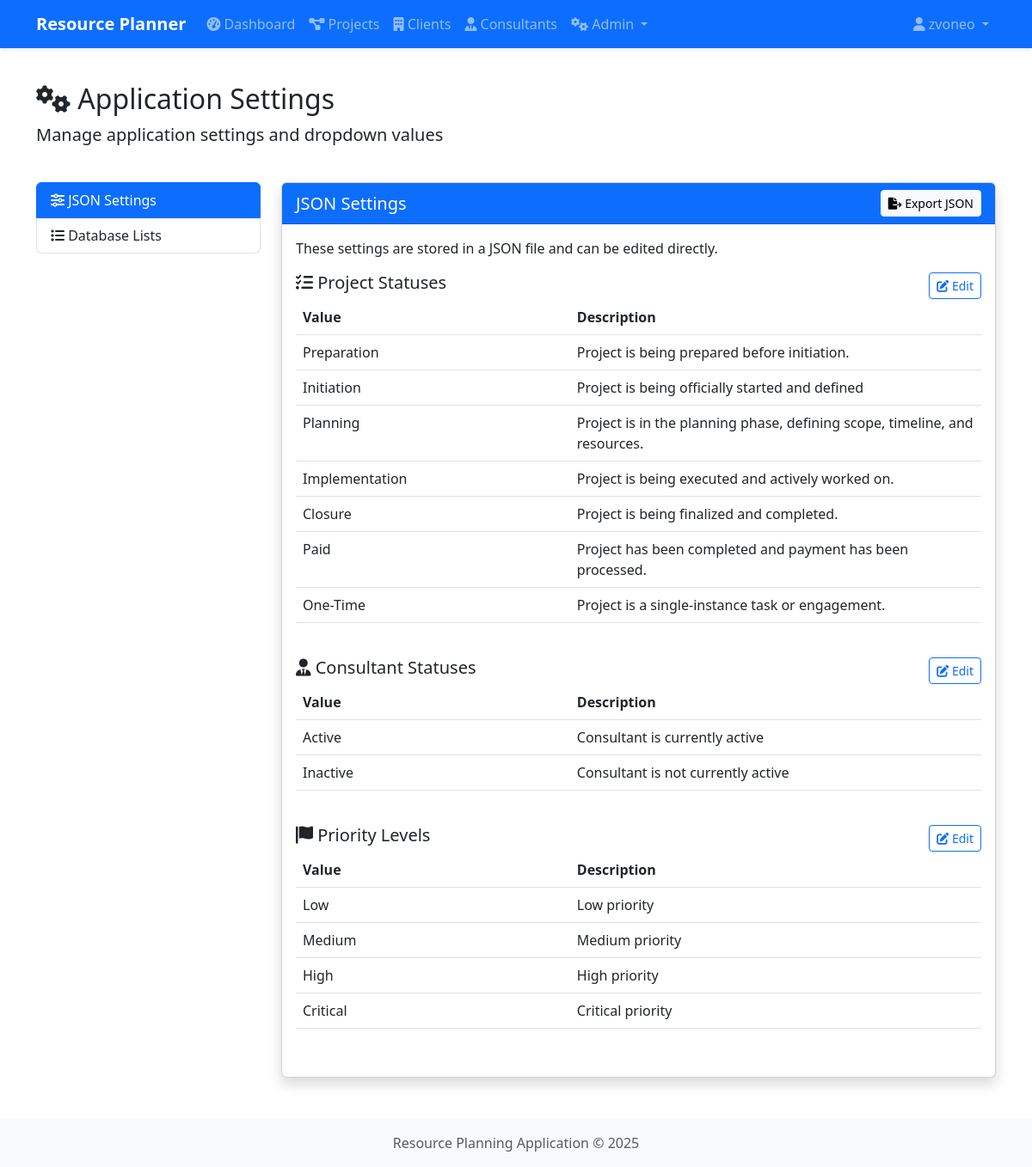
/admin/settings (signed in), run on the app's committed database.
### app/models.py (models this page shows, shortened)
class User(db.Model, UserMixin):
    __tablename__ = 'users'
    id = db.Column(db.Integer, primary_key=True)
    username = db.Column(db.String(80), unique=True, nullable=False)
    email = db.Column(db.String(120), unique=True, nullable=False)
    password_hash = db.Column(db.String(128))
    first_name = db.Column(db.String(50))
    last_name = db.Column(db.String(50))
    created_at = db.Column(db.DateTime, default=datetime.utcnow)
    is_active = db.Column(db.Boolean, default=True)
    updated_at = db.Column(db.DateTime, default=datetime.utcnow, onupdate=datetime.utcnow)
    consultants = db.relationship('Consultant', backref='user', lazy=True, cascade="all, delete-orphan")
    roles = db.relationship('Role', secondary='user_roles', backref=db.backref('users', lazy=True))

class ListItem(db.Model):
    __tablename__ = 'list_items'
    id = db.Column(db.Integer, primary_key=True)
    list_id = db.Column(db.Integer, db.ForeignKey('lists.id', ondelete='CASCADE'), nullable=False)
    value = db.Column(db.String(100), nullable=False)
    description = db.Column(db.Text)
    order = db.Column(db.Integer)
    created_at = db.Column(db.DateTime, default=datetime.utcnow)
    updated_at = db.Column(db.DateTime, default=datetime.utcnow, onupdate=datetime.utcnow)
    clients = db.relationship('Client', backref='country', lazy=True)

### app/routes/admin.py (the view)
@admin_bp.route('/settings')
@login_required
@admin_required
def settings():
    settings_data = load_settings()
    lists = List.query.all()
    return render_template('admin/settings.html',
                          settings=settings_data,
                          lists=lists)

### app/routes/admin.py (called while the page is built)
def load_settings():
    settings_file = os.path.join(os.path.dirname(os.path.dirname(__file__)), 'static', 'settings.json')
    try:
        if os.path.exists(settings_file):
            with open(settings_file, 'r') as f:
                return json.load(f)
        return {}
    except Exception as e:
        logger.error(f"Error loading settings: {e}")
        return {}

def admin_required(f):
    @wraps(f)
    def decorated_function(*args, **kwargs):
        if not current_user.is_authenticated or not (user_has_role(current_user, 'Admin') or current_user.username == 'admin'):
            flash('You do not have permission to access this page.', 'danger')
            return redirect(url_for('main.index'))
        return f(*args, **kwargs)
    return decorated_function

### app/utils.py (called while the page is built, shortened)
def user_has_role(user, role_name):
    if not user or not user.is_authenticated:
        return False
    try:
        role = Role.query.filter_by(name=role_name).first()
        if role and role in user.roles:
            return True
    except SQLAlchemyError as e:
        current_app.logger.error(f"Error checking role {role_name} for user {user.username}: {str(e)}")
        if role_name == 'Admin' and user.username == 'admin':
            return True
    return False

### app/templates/admin/settings.html (shortened to what this page needs)
{% extends 'base.html' %}
{% block content %}
<div class="row mb-4">
    <div class="col">
        <h1 class="h2">
            <i class="fas fa-cogs"></i> Application Settings
        </h1>
        <p class="lead">Manage application settings and dropdown values</p>
    </div>
</div>
<div class="row">
    <div class="col-md-3 mb-4">
        <div class="list-group">
            <a href="#json-settings" class="list-group-item list-group-item-action active" data-bs-toggle="list">
                <i class="fas fa-sliders-h"></i> JSON Settings
            </a>
            <a href="#database-lists" class="list-group-item list-group-item-action" data-bs-toggle="list">
                <i class="fas fa-list"></i> Database Lists
            </a>
        </div>
    </div>
    <div class="col-md-9">
        <div class="tab-content">
            <div class="tab-pane fade show active" id="json-settings">
                <div class="card shadow">
                    <div class="card-header bg-primary text-white d-flex justify-content-between align-items-center">
                        <h5 class="mb-0">JSON Settings</h5>
                        <button class="btn btn-sm btn-light" id="export-json-settings">
                            <i class="fas fa-file-export"></i> Export JSON
                        </button>
                    </div>
                    <div class="card-body">
                        <p>These settings are stored in a JSON file and can be edited directly.</p>
                        <div class="settings-card">
                            <h5>
                                <i class="fas fa-tasks"></i> Project Statuses
                                <button class="btn btn-sm btn-outline-primary float-end" id="edit-project-statuses">
                                    <i class="fas fa-edit"></i> Edit
                                </button>
                            </h5>
                            <div class="table-responsive settings-list">
                                <table class="table table-hover" id="project-statuses-table">
                                    <thead>
                                        <tr>
                                            <th width="40%">Value</th>
                                            <th width="60%">Description</th>
                                        </tr>
                                    </thead>
                                    <tbody>
                                        {% for status in settings.project_statuses %}
                                        <tr>
                                            <td>{{ status.value }}</td>
                                            <td>{{ status.description }}</td>
                                        </tr>
                                        {% endfor %}
                                    </tbody>
                                </table>
                            </div>
                        </div>
                        <div class="settings-card">
                            <h5>
                                <i class="fas fa-user-tie"></i> Consultant Statuses
                                <button class="btn btn-sm btn-outline-primary float-end" id="edit-consultant-statuses">
                                    <i class="fas fa-edit"></i> Edit
                                </button>
                            </h5>
                            <div class="table-responsive settings-list">
                                <table class="table table-hover" id="consultant-statuses-table">
                                    <thead>
                                        <tr>
                                            <th width="40%">Value</th>
                                            <th width="60%">Description</th>
                                        </tr>
                                    </thead>
                                    <tbody>
                                        {% for status in settings.consultant_statuses %}
                                        <tr>
                                            <td>{{ status.value }}</td>
                                            <td>{{ status.description }}</td>
                                        </tr>
                                        {% endfor %}
                                    </tbody>
                                </table>
                            </div>
                        </div>
                        <div class="settings-card">
                            <h5>
                                <i class="fas fa-flag"></i> Priority Levels
                                <button class="btn btn-sm btn-outline-primary float-end" id="edit-priority-levels">
                                    <i class="fas fa-edit"></i> Edit
                                </button>
                            </h5>
                            <div class="table-responsive settings-list">
                                <table class="table table-hover" id="priority-levels-table">
                                    <thead>
                                        <tr>
                                            <th width="40%">Value</th>
                                            <th width="60%">Description</th>
                                        </tr>
                                    </thead>
                                    <tbody>
                                        {% for level in settings.priority_levels %}
                                        <tr>
                                            <td>{{ level.value }}</td>
                                            <td>{{ level.description }}</td>
                                        </tr>
                                        {% endfor %}
                                    </tbody>
                                </table>
                            </div>
                        </div>
                    </div>
                </div>
            </div>
        </div>
    </div>
</div>
{% endblock %}

### app/templates/base.html (shortened to what this page needs)
<!DOCTYPE html>
<html lang="en">
<head>
    <link href="https://cdn.jsdelivr.net/npm/bootstrap@5.3.0-alpha1/dist/css/bootstrap.min.css" rel="stylesheet">
    <link rel="stylesheet" href="https://cdnjs.cloudflare.com/ajax/libs/font-awesome/6.0.0/css/all.min.css">
    <link rel="stylesheet" href="{{ url_for('static', filename='css/style.css') }}">
</head>
<body>
    <nav class="navbar navbar-expand-lg navbar-dark bg-primary">
        <div class="container">
            <a class="navbar-brand" href="{{ url_for('index') }}">Resource Planner</a>
            <div class="collapse navbar-collapse" id="navbarNav">
                {% if current_user.is_authenticated %}
                <ul class="navbar-nav me-auto">
                    <li class="nav-item">
                        <a class="nav-link" href="{{ url_for('admin.dashboard') }}">
                            <i class="fas fa-tachometer-alt"></i> Dashboard
                        </a>
                    </li>
                    <li class="nav-item">
                        <a class="nav-link" href="{{ url_for('projects.list_projects') }}">
                            <i class="fas fa-project-diagram"></i> Projects
                        </a>
                    </li>
                    <li class="nav-item">
                        <a class="nav-link" href="{{ url_for('clients.list_clients') }}">
                            <i class="fas fa-building"></i> Clients
                        </a>
                    </li>
                    <li class="nav-item">
                        <a class="nav-link" href="{{ url_for('consultants.list_consultants') }}">
                            <i class="fas fa-user-tie"></i> Consultants
                        </a>
                    </li>
                    {% if 'Admin' in current_user.roles|map(attribute='name') or 'Manager' in current_user.roles|map(attribute='name') %}
                    <li class="nav-item dropdown">
                        <a class="nav-link dropdown-toggle" href="#" id="adminDropdown" role="button" data-bs-toggle="dropdown" aria-expanded="false">
                            <i class="fas fa-cogs"></i> Admin
                        </a>
                    </li>
                    {% endif %}
                </ul>
                <ul class="navbar-nav">
                    <li class="nav-item dropdown">
                        <a class="nav-link dropdown-toggle" href="#" id="userDropdown" role="button" data-bs-toggle="dropdown" aria-expanded="false">
                            <i class="fas fa-user"></i> {{ current_user.username }}
                        </a>
                    </li>
                </ul>
                {% endif %}
            </div>
        </div>
    </nav>
    <div class="container mt-4">
        {% block content %}{% endblock %}
    </div>
    <footer class="footer mt-5 py-3 bg-light">
        <div class="container text-center">
            <span class="text-muted">Resource Planning Application &copy; {{ now.year }}</span>
        </div>
    </footer>
</body>
</html>

### app/static/css/style.css (style rules this page uses)
body { min-height: 100vh; display: flex; flex-direction: column; }
.footer { margin-top: auto; }
.card { transition: transform 0.3s ease; box-shadow: 0 4px 6px rgba(0, 0, 0, 0.1); }
.btn { border-radius: 0.25rem; }
.navbar { box-shadow: 0 2px 4px rgba(0, 0, 0, 0.1); }
.navbar-brand { font-weight: bold; }

### app/templates/admin/settings.html (style rules this page uses)
.settings-card { margin-bottom: 1.5rem; }
.settings-list { max-height: 400px; overflow-y: auto; }

### data on the page
User: username "zvoneo"
ListItem: value "Preparation", description "Project is being prepared before initiation."
ListItem: value "Initiation", description "Project is being officially started and defined"
ListItem: value "Planning", description "Project is in the planning phase, defining scope, timeline, and resources."
ListItem: value "Implementation", description "Project is being executed and actively worked on."
ListItem: value "Closure", description "Project is being finalized and completed."
ListItem: value "Paid", description "Project has been completed and payment has been processed."
ListItem: value "One-Time", description "Project is a single-instance task or engagement."

### other printed values
{{ status.value }} "Active" "Inactive"
{{ status.description }} "Consultant is currently active" "Consultant is not currently active"
{{ level.value }} "Low" "Medium" "High" "Critical"
{{ level.description }} "Low priority" "Medium priority" "High priority" "Critical priority"
